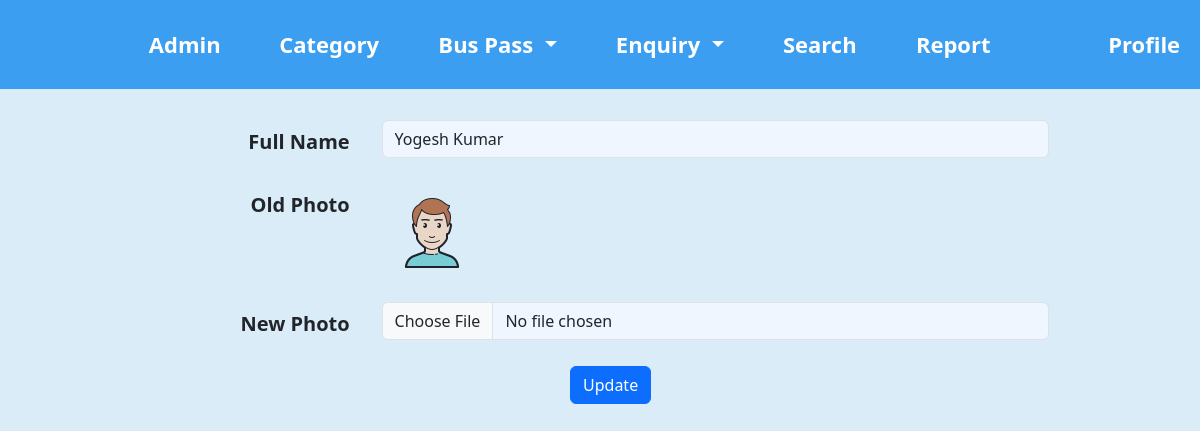
The app's page /admin/changeimage.php?editid=1 (signed in) with its own data.
### tables this page shows
CREATE TABLE `tblpass` (
  `ID` int(10) NOT NULL,
  `PassNumber` varchar(200) DEFAULT NULL,
  `FullName` varchar(200) DEFAULT NULL,
  `ProfileImage` varchar(200) DEFAULT NULL,
  `ContactNumber` bigint(10) DEFAULT NULL,
  `Email` varchar(200) DEFAULT NULL,
  `IdentityType` varchar(200) DEFAULT NULL,
  `IdentityCardno` varchar(200) DEFAULT NULL,
  `Category` varchar(100) DEFAULT NULL,
  `Source` varchar(200) DEFAULT NULL,
  `Destination` varchar(200) DEFAULT NULL,
  `FromDate` varchar(200) DEFAULT NULL,
  `ToDate` varchar(200) DEFAULT NULL,
  `Cost` decimal(10,0) DEFAULT NULL,
  `PasscreationDate` timestamp NULL DEFAULT current_timestamp()
);

### admin/changeimage.php (the view, shortened to what this page needs)
<?php
if (strlen($_SESSION['bpmsaid']==0)) {
  header('location:logout.php');
  } else{
?>
<!DOCTYPE html>
<html>
<head>
    <link href="https://cdn.jsdelivr.net/npm/bootstrap@5.3.0-alpha1/dist/css/bootstrap.min.css" rel="stylesheet"
 />
        <link rel="stylesheet" href="includes/nav-bar.css"/>
        <link rel="stylesheet" href="includes/add-pass.css"/>
        <link rel="stylesheet" href="includes/cng-img.css"/>
</head>
<body>
      <?php include_once('includes/header.php');?>
      <section id="cng-img">
      <form method="post" enctype="multipart/form-data">
<?php
$eid=$_GET['editid'];
$sql="SELECT * from  tblpass where ID=$eid";
$query = $dbh -> prepare($sql);
$query->execute();
$results=$query->fetchAll(PDO::FETCH_OBJ);
$cnt=1;
if($query->rowCount() > 0)
{
foreach($results as $row)
{               ?>
    <div class="row forms-row g-6">
      <div class="col-3">
        <label for="InputName" class="col-form-label">Full Name </label>
      </div>
      <div class="col-9">
      <input type="text" name="fullname" value="<?php  echo $row->FullName;?>" class="form-control" readonly='true' value="Disabled readonly input">
        </div>
    </div>
    <div class="row forms-row g-6">
      <div class="col-3">
        <label for="InputName" class="col-form-label">Old Photo </label>
      </div>
      <div class="col-9 img-col">
        <img src="images/<?php echo $row->ProfileImage;?>" width="100" height="100" value="<?php  echo $row->ProfileImage;?>">
        </div>
    </div>
    <div class="row forms-row g-6">
      <div class="col-3">
        <label for="InputName" class="col-form-label">New Photo </label>
      </div>
      <div class="col-9 ">
        <input type="file" name="propic" class="form-control" accept="image/*">
        </div>
    </div>
     <?php $cnt=$cnt+1;}} ?>
     <p style="padding-left: 450px"><button type="submit" class="btn btn-primary" name="submit" id="submit">Update</button></p>
    </form>
</section>
</body>
</html>
<?php }  ?>

### admin/includes/add-pass.css (style rules this page uses)
body { background-color:rgba(213, 233, 249, 0.838) ; }
.forms-row { margin: 2% 2%; text-align: right; font-weight: 600; font-size: 20px; }
.col-3 { padding-right: 20px; }
.form-control { background-color: rgb(239, 246, 255); }

### admin/includes/cng-img.css (style rules this page uses)
#cng-img { margin: 120px; }
.img-col { padding-right: 600px; }

### records on screen
tblpass: fullname "Yogesh Kumar", ProfileImage (picture)
